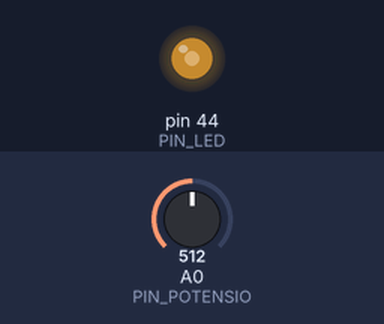
Simulated run of this sketch. Board: Arduino Mega 2560, built with avr-gcc and run on an emulated ATmega2560. Parts: output pins drawn as LEDs (lit = HIGH). The inputs (shaded band) are chosen by the test bench; at power-on: A0 (PIN_POTENSIO) = 512.

Above: at 1.2 s.
1.3 s: A0 (PIN_POTENSIO) set to 716
At 2.3 s:
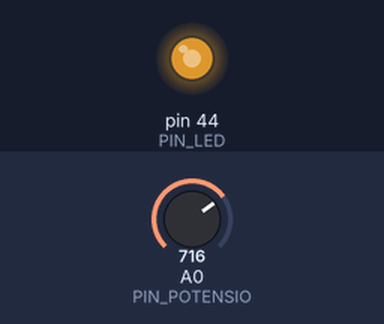
2.8 s: A0 (PIN_POTENSIO) set to 900
At 3.5 s:
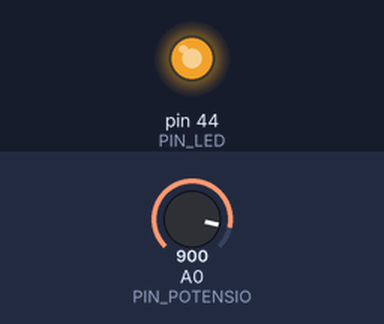
4.3 s: A0 (PIN_POTENSIO) set to 122
At 4.6 s:
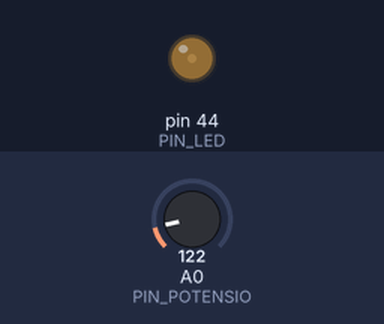
5.8 s: A0 (PIN_POTENSIO) set to 0
At 7.0 s:
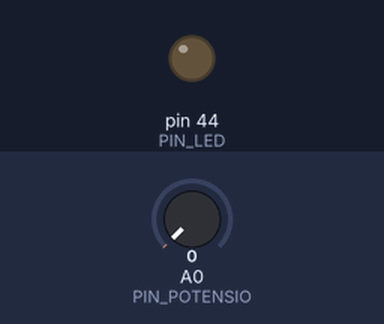
Timing chart, 0 to 8.3 s (numbered marks = the images above; inputs shaded):
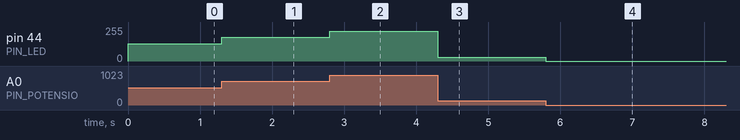

Measured:
- after the input at 1.3 s, pin 44 (PIN_LED): 128/255 → 179/255 at once
- after the input at 2.8 s, pin 44 (PIN_LED): 179/255 → 225/255 at once
- after the input at 4.3 s, pin 44 (PIN_LED): 225/255 → 30/255 at once
- after the input at 5.8 s, pin 44 (PIN_LED): 30/255 → 0/255 at once

The sketch:

intensitasled.ino
```cpp
// Contoh pengaturan intensitas LED

const byte PIN_LED = 44;
const byte PIN_POTENSIO = A0;

void setup()
{
  pinMode(PIN_LED, OUTPUT);
}

void loop()
{
  int nilaiPinA0 = analogRead(PIN_POTENSIO);

  analogWrite(PIN_LED, nilaiPinA0 / 4);
}
```
